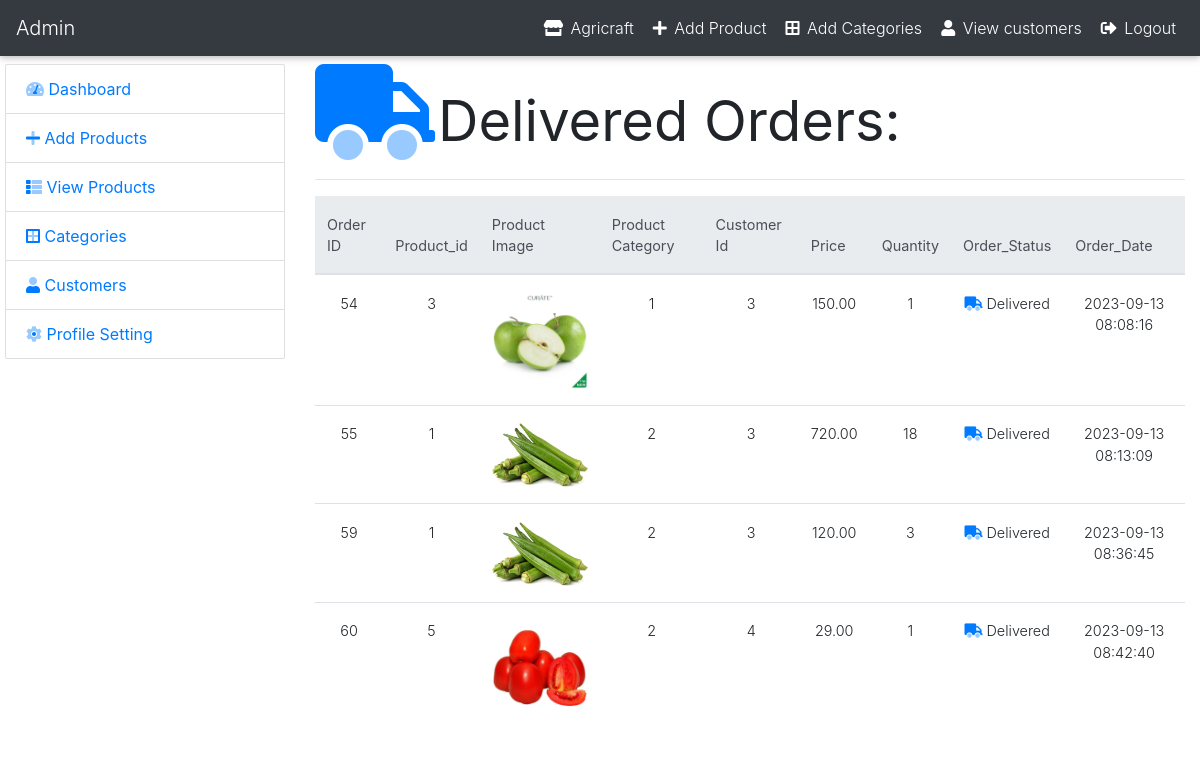
The app's page /Project/admin/delivered_pro.php (signed in) with its own data.
### tables this page shows
CREATE TABLE `checkout` (
  `oid` int(10) NOT NULL,
  `cusid` int(10) NOT NULL,
  `pid` int(10) NOT NULL,
  `qty` int(10) NOT NULL,
  `price` double(10,2) NOT NULL,
  `totalprice` double(10,2) NOT NULL,
  `date` datetime NOT NULL DEFAULT current_timestamp(),
  `address` varchar(10000) NOT NULL,
  `status` varchar(20) NOT NULL
);

CREATE TABLE `product` (
  `pid` int(3) NOT NULL,
  `cid` int(2) NOT NULL,
  `pname` varchar(20) NOT NULL,
  `descr` varchar(1000) NOT NULL,
  `price` double(20,2) NOT NULL,
  `photo` varchar(250) NOT NULL
);

### Project/admin/delivered_pro.php (the view, shortened to what this page needs)
<?php include("include/header.php");
?>
<div class="container-fluid mt-2">
    <div class="row">
        <div class="col-md-3">
            <?php include("include/sidebar.php");?>
        </div>
        <div class="col-md-9">
            <div class="row">
              <div class="col-md-1">
                <i class="fad fa-truck fa-6x text-primary"></i>
              </div>
              <div class="col-md-11 text-left mt-4">
               <h1 class="ml-5 display-4 font-weight-normal">Delivered Orders:</h1>
              </div>
            </div>
           <hr>
        <table class="table table-responsive table-hover ">
                      <thead class="thead-light">
                          <tr>
                              <th>Order ID</th>
                              <th>Product_id</th>
                              <th>Product Image</th>
                              <th>Product Category</th>
                              <th>Customer Id</th>
                              <th>Price </th>
                              <th>Quantity</th>
                              <th>Order_Status</th>
                              <th>Order_Date</th>
                          </tr>
                      </thead>
                        <tbody class="text-center">
                          <?php
                                    $order_query = "SELECT * FROM checkout WHERE status='delivered'";
                                    $run = mysqli_query($con,$order_query);
                                    if(mysqli_num_rows($run) > 0){
                                        while($order_row = mysqli_fetch_array($run)){
                                            $order_id      = $order_row['oid'];
                                            $cust_id       = $order_row['cusid'];
                                            $order_pro_id  = $order_row['pid'];
                                            $order_qty     = $order_row['qty'];
                                            $order_amount  = $order_row['totalprice'];
                                            $order_date    = $order_row['date'];
                                            $order_status  = $order_row['status'];
                                            $pr_query = "SELECT * FROM product  WHERE pid = $order_pro_id ";
                                                $pr_run   = mysqli_query($con,$pr_query);
                                                if(mysqli_num_rows($pr_run) > 0){
                                                    while($pr_row = mysqli_fetch_array($pr_run)){
                                                    $image = $pr_row['photo'];
                                                    $category = $pr_row['cid'];
                            ?>
                             <tr>
                                 <td>
                                 <?php echo $order_id;?>
                                 </td>
                                 <td>
                                     <?php echo $order_pro_id;?>
                                 </td>
                                 <td width="120px">
                                     <img src="../client/images/productImages/<?php echo $image;?>" width="100%">
                                 </td>
                                 <td>
                                     <?php echo $category;?>
                                 </td>
                                 <td>
                                    <?php echo $cust_id;?>
                                 </td>
                                 <td>
                                    <?php echo $order_amount;?>
                                 </td>
                                 <td><?php echo $order_qty;?></td>
                                <td><?php echo"<i class='fad fa-truck text-primary'></i> ".ucfirst($order_status);?></td>
                                <td><?php echo $order_date;?></td>
                             </tr>
                           <?php
                                  }
                                }
                              }
                            }else {
                                echo "<tr><td colspan='12'><h2 class='text-center text-secondary'>You have not delivered any order</h2></td></tr>";
                                }
                    ?>
                      </tbody>
                  </table>
        </div>
    </div>
</div>

### Project/admin/include/header.php (shortened to what this page needs)
<!DOCTYPE html>
<html lang="en">
<head>
  <link href="css/mdb.min.css" rel="stylesheet">
  <link href="css/bootstrap.css" rel="stylesheet">
  <link href="css/all.min.css" rel="stylesheet">
  <link href="css/style.css" rel="stylesheet">
</head>
<body id="page-top">
<nav class="navbar navbar-expand-md bg-dark navbar-dark">
  <a class="navbar-brand" href="index.php">Admin</a>
  <div class="collapse navbar-collapse" id="collapsibleNavbar">
    <ul class="navbar-nav ml-auto">
      <li class="nav-item">
        <a class="nav-link" href="../client/index.php" target="_blank"><i class="fas fa-store"></i> Agricraft </a>
      </li>
       <li class="nav-item">
        <a class="nav-link" href="add_pro.php"><i class="fas fa-plus"></i> Add Product</a>
      </li>
      <li class="nav-item">
        <a class="nav-link" href="category.php"><i class="fas fa-border-all"></i> Add Categories</a>
      </li>
      <li class="nav-item">
        <a class="nav-link" href="customers.php"><i class="fas fa-user"></i> View customers</a>
      </li>
       <li class="nav-item">
        <a class="nav-link" href="logout.php"><i class="fas fa-sign-out-alt"></i> Logout</a>
      </li>
    </ul>
  </div>
</nav>

### Project/admin/include/sidebar.php
   <div class="list-group mb-3 ">
    <li class="list-group-item "><a href="index.php" >
    <i class="fad fa-tachometer-alt"></i> Dashboard</a>
    </li>
      <li class="list-group-item">
        <a href="add_pro.php"><i class="fad fa-plus"></i> Add Products</a>
      </li>
      <li class="list-group-item">
      <a href="pro_view.php"><i class="fad fa-th-list"></i> View Products</a>
      </li>
    <li class="list-group-item list-item-group-action"><a href="category.php">
    <i class="fad fa-border-all"></i> Categories</a>
    </li>
    <li class="list-group-item list-item-group-action"><a id="user" href="Customers.php">
    <i class="fad fa-user"></i> Customers</a>
    </li>
    <li class="list-group-item list-item-group-action"><a href="profile.php">
    <i class="fad fa-cog"></i> Profile Setting</a>
    </li>
</div>

### Project/admin/css/style.css (style rules this page uses)
* { margin: 0px; padding: 0px; }
.list-group { margin-left:-10px; }

### records on screen
checkout: oid "54", pid "3", cusid "3", totalprice "150.00", qty "1", status "Delivered", date "2023-09-13 08:08:16"
product: photo (picture), cid "1"
checkout: oid "55", pid "1", cusid "3", totalprice "720.00", qty "18", status "Delivered", date "2023-09-13 08:13:09"
product: photo (picture), cid "2"
checkout: oid "59", pid "1", cusid "3", totalprice "120.00", qty "3", status "Delivered", date "2023-09-13 08:36:45"
checkout: oid "60", pid "5", cusid "4", totalprice "29.00", qty "1", status "Delivered", date "2023-09-13 08:42:40"
product: photo (picture), cid "2"
